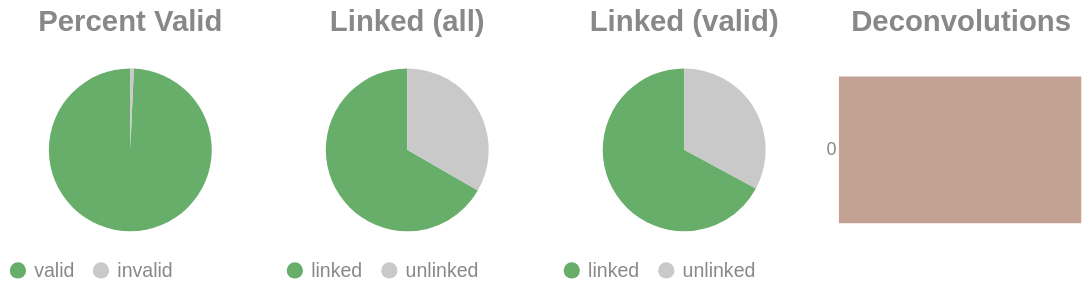

Notebook cell for this chart:
### Code cell
if SKIPLR:
    pass
else:
    clash = Counter()
    for i in valids['molecule'].to_list():
        _mol = i.split("-")
        if len(_mol) == 1:
            clash.update('0')
        else:
            clash.update(_mol[-1])

    _d = {"deconvolutions": [], 'count': []}
    for k,v in clash.items():
        _d['deconvolutions'].append(k)
        _d['count'].append(v)

    tot_valid = valids['reads'].sum()
    mask = valids['reads'] >= 2
    n_linked_reads = valids.filter(mask)['reads'].sum()
    if n_linked_reads == 0:
        print_html("No linked molecules (>=2 reads) were detected; skipping linked-only distributions.")
        SKIPLR = True
    else:
        perc_valid = round(tot_valid / n_reads, 4)
        linked_perc_abs = round(n_linked_reads / n_reads, 4)
        linked_perc = round(n_linked_reads / tot_valid, 4)

    _valid = pl.DataFrame({"valids": ['valid', 'invalid'], "count": [tot_valid, n_reads - tot_valid]})
    _linked_abs = pl.DataFrame({"linked (absolute)": ['linked', 'unlinked'], "count": [n_linked_reads, n_reads - n_linked_reads]})
    _linked_rel = pl.DataFrame({"linked (valids)": ['linked', 'unlinked'], "count": [n_linked_reads, tot_valid - n_linked_reads]})

    (
        alt.hconcat(
            piechart(_valid, goodval = 'valid', title = "Percent Valid"),
            piechart(_linked_abs, goodval = "linked", title =  "Linked (all)"),
            piechart(_linked_rel, goodval = "linked", title =  "Linked (valid)"),
            convolutionbar(pl.DataFrame(_d), title = "Deconvolutions"),
            center = True,
            bounds = 'flush'
        )
        .resolve_scale(color='independent')
        .resolve_legend('independent')
        .properties(usermeta={'embedOptions': {"actions": False}})
    ).display()

### Figure 1 — Vega-Lite specification as saved in the notebook (floating-point values rounded to 4 significant figures)
{"width": "container", "height": 400, "config": {"title": {"anchor": "start", "dy": -15, "fontSize": 18, "color": "#888888", "subtitleColor": "#888888", "subtitleFontSize": 14}, "arc": {"fill": "#0072B2"}, "axis": {"domainColor": "#888888", "domainWidth": 0.5, "gridWidth": 0.2, "grid": false, "titleFontWeight": 400, "titleFontSize": 15, "labelFontSize": 11, "labelColor": "#888888", "tickColor": "#888888", "tickWidth": 0.2, "titleColor": "#888888"}, "axisBand": {"grid": false}, "axisX": {"grid": true, "tickSize": 10, "domainCap": "round"}, "axisY": {"domain": false, "grid": true, "tickSize": 0, "domainCap": "round"}, "background": "transparent", "header": {"labelFontSize": 15, "labelColor": "#888888", "titleFontSize": 15, "titleFontWeight": 600, "titleColor": "#888888"}, "legend": {"labelFont": "sans-serif", "labelFontSize": 12, "labelColor": "#888888", "symbolSize": 100, "symbolType": "circle", "titleFontSize": 12, "titlePadding": 10, "titleColor": "#888888", "title": null}, "range": {"category": ["#E69F00", "#56B4E9", "#009E73", "#F0E442", "#0072B2", "#D55E00", "#CC79A7", "#000000"], "diverging": ["#cfe8f3", "#a2d4ec", "#73bfe2", "#46abdb", "#1696d2", "#12719e"]}, "area": {"fill": "#0072B2", "fillOpacity": 0.7, "line": true, "strokeOpacity": 0.7}, "line": {"color": "#0072B2", "stroke": "#0072B2", "strokeWidth": 2}, "trail": {"color": "#0072B2", "stroke": "#0072B2", "strokeWidth": 0, "size": 1}, "point": {"filled": true, "fillOpacity": 1.0, "size": 95}, "text": {"color": "#888888", "fontSize": 11, "align": "right", "fontWeight": 400, "size": 11}, "bar": {"fill": "#0072B2", "stroke": null}, "view": {"stroke": null, "continuousWidth": 660, "continuousHeight": 400}}, "hconcat": [{"data": {"name": "data-a85c20ae1a4f08425dc0761a21c030ba"}, "mark": {"type": "arc"}, "encoding": {"color": {"field": "valids", "legend": {"orient": "bottom", "title": null}, "scale": {"domain": ["valid", "invalid"], "range": ["#68ae6b", "#C9C9C9"]}, "title": "Valids", "type": "nominal"}, "theta": {"field": "count", "type": "quantitative"}, "tooltip": [{"field": "valids", "title": "Valids", "type": "ordinal"}, {"field": "percent", "format": ".2%", "title": "Percent", "type": "quantitative"}, {"field": "count", "title": "Count", "type": "quantitative"}]}, "height": 100, "title": {"text": "Percent Valid", "align": "center", "anchor": "middle"}, "transform": [{"calculate": "datum.count / 15257652", "as": "percent"}], "width": 150}, {"data": {"name": "data-d04f4302ee1ae5fcf085baf31b7fb3c7"}, "mark": {"type": "arc"}, "encoding": {"color": {"field": "linked (absolute)", "legend": {"orient": "bottom", "title": null}, "scale": {"domain": ["linked", "unlinked"], "range": ["#68ae6b", "#C9C9C9"]}, "title": "Linked (Absolute)", "type": "nominal"}, "theta": {"field": "count", "type": "quantitative"}, "tooltip": [{"field": "linked (absolute)", "title": "Linked (Absolute)", "type": "ordinal"}, {"field": "percent", "format": ".2%", "title": "Percent", "type": "quantitative"}, {"field": "count", "title": "Count", "type": "quantitative"}]}, "height": 100, "title": {"text": "Linked (all)", "align": "center", "anchor": "middle"}, "transform": [{"calculate": "datum.count / 15257652", "as": "percent"}], "width": 150}, {"data": {"name": "data-378c9bbb32db7e0e2f05e6d251af9624"}, "mark": {"type": "arc"}, "encoding": {"color": {"field": "linked (valids)", "legend": {"orient": "bottom", "title": null}, "scale": {"domain": ["linked", "unlinked"], "range": ["#68ae6b", "#C9C9C9"]}, "title": "Linked (Valids)", "type": "nominal"}, "theta": {"field": "count", "type": "quantitative"}, "tooltip": [{"field": "linked (valids)", "title": "Linked (Valids)", "type": "ordinal"}, {"field": "percent", "format": ".2%", "title": "Percent", "type": "quantitative"}, {"field": "count", "title": "Count", "type": "quantitative"}]}, "height": 100, "title": {"text": "Linked (valid)", "align": "center", "anchor": "middle"}, "transform": [{"calculate": "datum.count / 15152233", "as": "percent"}], "width": 150}, {"data": {"name": "data-bb4db02de3c459da92999a5b8cb213fe"}, "mark": {"type": "bar"}, "encoding": {"color": {"field": "deconvolutions", "legend": null, "scale": {"scheme": "lightgreyred"}, "type": "nominal"}, "tooltip": [{"field": "deconvolutions", "title": "Deconvolutions", "type": "ordinal"}, {"field": "percent", "format": ".2%", "title": "Percent", "type": "quantitative"}, {"field": "count", "title": "Count", "type": "quantitative"}], "x": {"axis": null, "field": "count", "type": "quantitative"}, "y": {"field": "deconvolutions", "sort": "ascending", "title": null, "type": "nominal"}}, "height": 100, "title": {"text": "Deconvolutions", "align": "center", "anchor": "middle"}, "transform": [{"calculate": "datum.count / 7933740", "as": "percent"}], "width": 150}], "bounds": "flush", "center": true, "resolve": {"legend": {"angle": "independent"}, "scale": {"color": "independent"}}, "usermeta": {"embedOptions": {"actions": false}}, "$schema": "https://vega.github.io/schema/vega-lite/v6.1.0.json", "datasets": {"data-a85c20ae1a4f08425dc0761a21c030ba": [{"valids": "valid", "count": 15152233}, {"valids": "invalid", "count": 105419}], "data-d04f4302ee1ae5fcf085baf31b7fb3c7": [{"linked (absolute)": "linked", "count": 10173723}, {"linked (absolute)": "unlinked", "count": 5083929}], "data-378c9bbb32db7e0e2f05e6d251af9624": [{"linked (valids)": "linked", "count": 10173723}, {"linked (valids)": "unlinked", "count": 4978510}], "data-bb4db02de3c459da92999a5b8cb213fe": [{"deconvolutions": "0", "count": 7933740}]}}
